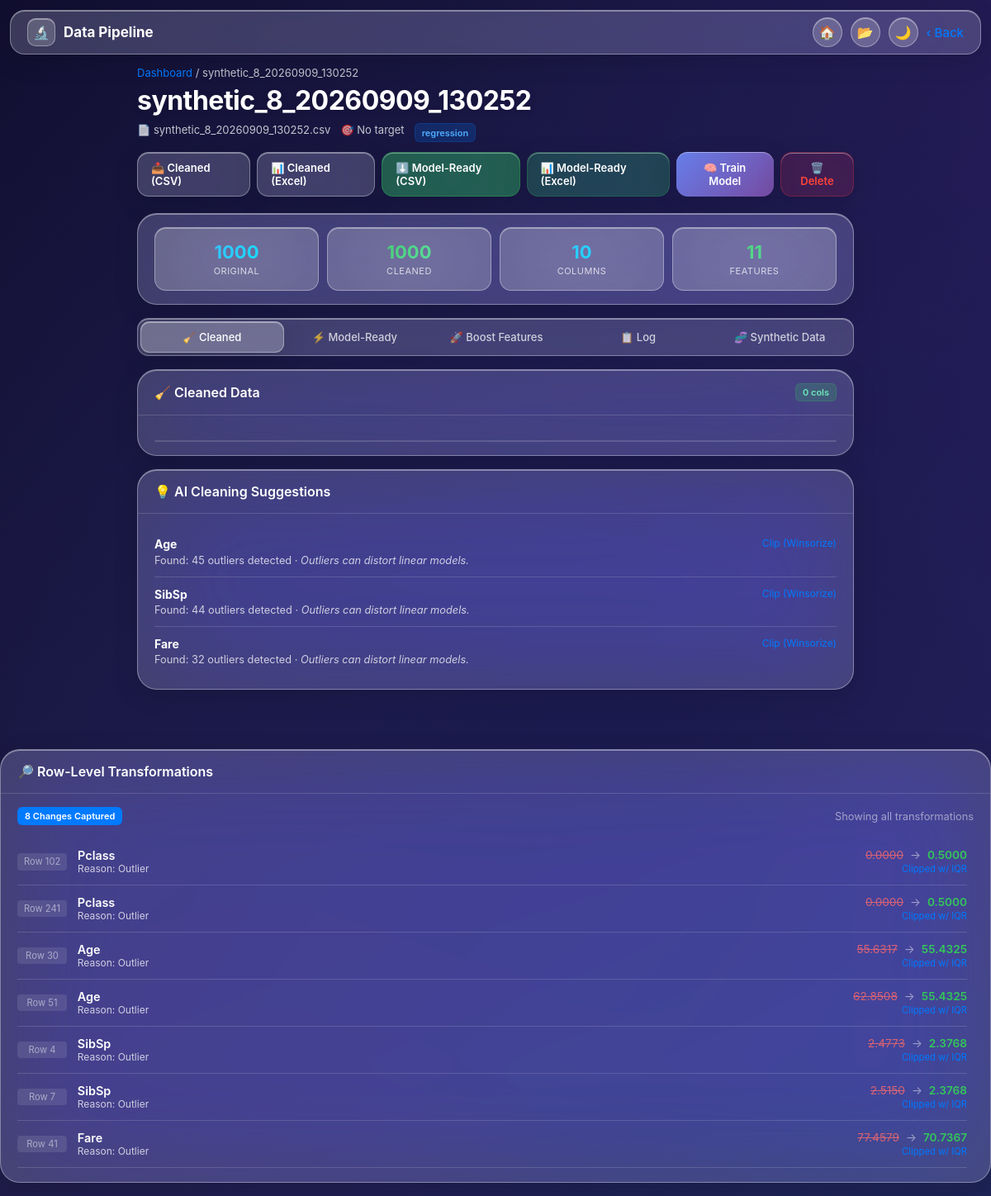
Page /dataset/9 (signed in) on the committed database.
### app.py (models this page shows)
class Dataset(db.Model):
    id = db.Column(db.Integer, primary_key=True)
    name = db.Column(db.String(200), nullable=False)
    original_filename = db.Column(db.String(200), nullable=False)
    cleaned_path = db.Column(db.String(500))
    final_path = db.Column(db.String(500))
    original_rows = db.Column(db.Integer)
    original_cols = db.Column(db.Integer)
    cleaned_rows = db.Column(db.Integer)
    cleaned_cols = db.Column(db.Integer)
    final_rows = db.Column(db.Integer)
    final_cols = db.Column(db.Integer)
    target_column = db.Column(db.String(100))
    problem_type = db.Column(db.String(50))
    processing_log = db.Column(db.Text)
    model_path = db.Column(db.String(500))
    model_results = db.Column(db.Text)
    created_at = db.Column(db.DateTime, default=datetime.utcnow)
    user_id = db.Column(db.Integer, db.ForeignKey('user.id'), nullable=False)

### app.py (the view)
@app.route('/dataset/<int:dataset_id>')
@jwt_required
def view_dataset(dataset_id):
    _load_data_libs()
    dataset = Dataset.query.get_or_404(dataset_id)
    if dataset.user_id != g.current_user.id:
        return jsonify({'error': 'Access denied'}), 403
    cleaned_sample = []
    cleaned_columns = []
    final_sample = []
    final_columns = []
    try:
        if os.path.exists(dataset.cleaned_path):
            df_clean = pd.read_csv(dataset.cleaned_path)
            cleaned_columns = df_clean.columns.tolist()
            cleaned_sample = df_clean.head(10).replace({np.nan: None}).to_dict('records')
        if os.path.exists(dataset.final_path):
            df_final = pd.read_csv(dataset.final_path)
            final_columns = df_final.columns.tolist()
            final_sample = df_final.head(10).replace({np.nan: None}).to_dict('records')
    except Exception as e:
        print(f"Error loading dataset samples: {e}")
    other_datasets = Dataset.query.filter(
        Dataset.user_id == g.current_user.id,
        Dataset.id != dataset_id
    ).all()
    return render_template('view_dataset.html',
        dataset=dataset,
        cleaned_columns=cleaned_columns,
        cleaned_sample=cleaned_sample,
        final_columns=final_columns,
        final_sample=final_sample,
        processing_log=json.loads(dataset.processing_log) if dataset.processing_log else {},
        other_datasets=other_datasets
    )

### app.py (called while the page is built)
def _load_data_libs():
    global pd, np
    if pd is None:
        import pandas
        pd = pandas
    if np is None:
        import numpy
        np = numpy

def decode_token(token):
    try:
        payload = pyjwt.decode(token, JWT_SECRET_KEY, algorithms=[JWT_ALGORITHM])
        return payload
    except pyjwt.ExpiredSignatureError:
        return None
    except pyjwt.InvalidTokenError:
        return None

def get_current_user():
    token = None
    token = request.cookies.get('access_token')
    if not token:
        auth_header = request.headers.get('Authorization', '')
        if auth_header.startswith('Bearer '):
            token = auth_header[7:]
    if not token:
        return None
    payload = decode_token(token)
    if not payload or payload.get('type') != 'access':
        return None
    user = User.query.get(int(payload['sub']))
    return user

def jwt_required(f):
    @wraps(f)
    def decorated(*args, **kwargs):
        user = get_current_user()
        if not user:
            if request.is_json or request.headers.get('Authorization'):
                return jsonify({'error': 'Authentication required', 'code': 'TOKEN_EXPIRED'}), 401
            return redirect(url_for('login'))
        g.current_user = user
        return f(*args, **kwargs)
    return decorated

### templates/view_dataset.html (shortened to what this page needs)
<!DOCTYPE html>
<html lang="en" data-theme="dark">
<head>
</head>
<body>
    <div class="wallpaper"></div>
    <nav class="navbar">
        <a href="{{ url_for('index') }}" class="navbar-brand">
            <div class="brand-icon">🔬</div>
            <span>Data Pipeline</span>
        </a>
        <div class="navbar-actions">
            <a href="{{ url_for('index') }}"
                style="width:36px;height:36px;border-radius:50%;background:var(--glass-bg);backdrop-filter:var(--glass-blur);-webkit-backdrop-filter:var(--glass-blur);border:1px solid var(--glass-border);box-shadow:var(--glass-inner);display:flex;align-items:center;justify-content:center;font-size:1rem;text-decoration:none;transition:transform 0.15s;"
                title="Home">🏠</a>
            <a href="{{ url_for('file_manager') }}"
                style="width:36px;height:36px;border-radius:50%;background:var(--glass-bg);backdrop-filter:var(--glass-blur);-webkit-backdrop-filter:var(--glass-blur);border:1px solid var(--glass-border);box-shadow:var(--glass-inner);display:flex;align-items:center;justify-content:center;font-size:1rem;text-decoration:none;transition:transform 0.15s;"
                title="File Manager">📂</a>
            <button class="theme-btn" onclick="toggleTheme()" id="theme-icon">🌙</button>
            <a href="{{ url_for('dashboard') }}" class="btn-back">‹ Back</a>
        </div>
    </nav>
    <div class="main-content">
        <div class="page-header">
            <div class="breadcrumb">
                <a href="{{ url_for('dashboard') }}">Dashboard</a> / {{ dataset.name }}
            </div>
            <h1 class="page-title">{{ dataset.name }}</h1>
            <div class="page-meta">
                <span>📄 {{ dataset.original_filename }}</span>
                <span>🎯 {{ dataset.target_column or 'No target' }}</span>
                <span class="badge">{{ dataset.problem_type or 'N/A' }}</span>
            </div>
            <div class="btn-group">
                <a href="{{ url_for('download_dataset', dataset_id=dataset.id, file_type='cleaned') }}" class="btn">📥
                    Cleaned (CSV)</a>
                <a href="{{ url_for('download_dataset', dataset_id=dataset.id, file_type='cleaned', format='xlsx') }}"
                    class="btn">📊 Cleaned (Excel)</a>
                <a href="{{ url_for('download_dataset', dataset_id=dataset.id, file_type='final') }}"
                    class="btn btn-success">⬇️ Model-Ready (CSV)</a>
                <a href="{{ url_for('download_dataset', dataset_id=dataset.id, file_type='final', format='xlsx') }}"
                    class="btn btn-success"
                    style="background:rgba(52, 199, 89, 0.25); border-color:rgba(52, 199, 89, 0.2);">📊 Model-Ready
                    (Excel)</a>
                <button class="btn" id="train-btn" onclick="trainModel()"
                    style="background:linear-gradient(135deg,#667eea,#764ba2);border:none;cursor:pointer;">🧠 Train
                    Model</button>
                <button class="btn" onclick="triggerDelete({{ dataset.id }}, this)"
                    style="background:rgba(255,59,48,0.15);color:#ff453a;border:1px solid rgba(255,59,48,0.25);">🗑️
                    Delete</button>
            </div>
        </div>
        <div class="glass-card">
            <div class="card-body">
                <div class="stats-row">
                    <div class="stat-item">
                        <div class="stat-value">{{ dataset.original_rows | default(0) }}</div>
                        <div class="stat-label">Original</div>
                    </div>
                    <div class="stat-item">
                        <div class="stat-value green">{{ dataset.cleaned_rows | default(0) }}</div>
                        <div class="stat-label">Cleaned</div>
                    </div>
                    <div class="stat-item">
                        <div class="stat-value">{{ dataset.original_cols | default(0) }}</div>
                        <div class="stat-label">Columns</div>
                    </div>
                    <div class="stat-item">
                        <div class="stat-value green">{{ dataset.final_cols | default(0) }}</div>
                        <div class="stat-label">Features</div>
                    </div>
                </div>
            </div>
        </div>
        <div class="tab-bar">
            <button class="tab active" onclick="showTab('cleaned')">🧹 Cleaned</button>
            <button class="tab" onclick="showTab('final')">⚡ Model-Ready</button>
            <button class="tab" id="evolve-tab-btn" onclick="showTab('evolve')">🚀 Boost Features</button>
            <button class="tab" onclick="showTab('ops')">📋 Log</button>
            <button class="tab" id="synth-tab-btn" onclick="showTab('synth')">🧬 Synthetic Data</button>
        </div>
        <div id="tab-cleaned" class="tab-content active">
            <div class="glass-card">
                <div class="card-header">
                    <h2>🧹 Cleaned Data</h2>
                    <span class="badge green">{{ cleaned_columns | length }} cols</span>
                </div>
                <div class="card-body">
                    <div class="table-wrap scroll-container">
                    </div>
                </div>
            </div>
        </div>
        <div class="glass-card">
            <div class="card-header">
                <h2>💡 AI Cleaning Suggestions</h2>
            </div>
            <div class="card-body">
                <ul class="ops-list">
                    {% for s in processing_log.get('suggestions', []) %}
                    <li>
                        <div style="width:100%">
                            <div style="display:flex;justify-content:space-between;margin-bottom:0.2rem;">
                                <strong>{{ s.column }}</strong>
                                <span style="color:var(--accent);font-size:0.75rem;">{{ s.action }}</span>
                            </div>
                            <div style="font-size:0.8rem;color:var(--text-secondary);">
                                Found: {{ s.issue }} · <em>{{ s.reason }}</em>
                            </div>
                        </div>
                    </li>
                    {% else %}
                    <li class="muted">No suggestions generated</li>
                    {% endfor %}
                </ul>
            </div>
        </div>
    </div>
    <div class="glass-card" style="margin-top:1.5rem;">
        <div class="card-header" style="display:flex; justify-content:space-between; align-items:center;">
            <h2>🔎 Row-Level Transformations</h2>
        </div>
        <div class="card-body">
            {% set changes = processing_log.get('row_changes', []) %}
            <div style="display:flex; justify-content:space-between; align-items:center; margin-bottom:1rem;">
                <span class="badge" style="background:var(--accent); color:white;">{{ changes|length }} Changes
                    Captured</span>
                <span style="font-size:0.8rem; color:var(--text-tertiary);">Showing all transformations</span>
            </div>
            <div class="custom-scrollbar" style="max-height: 400px; overflow-y: auto; padding-right: 0.5rem;">
                <ul class="ops-list">
                    {% for c in changes %}
                    <li>
                        <div style="width:100%; display:flex; align-items:center; justify-content:space-between;">
                            <div style="display:flex; align-items:center; gap:0.8rem;">
                                <div
                                    style="background:rgba(255,255,255,0.1); padding:0.2rem 0.5rem; border-radius:4px; font-size:0.7rem; color:var(--text-tertiary); min-width: 60px; text-align:center;">
                                    Row {{ c.index }}
                                </div>
                                <div>
                                    <div style="font-weight:600; font-size:0.9rem;">{{ c.column }}</div>
                                    <div style="font-size:0.75rem; color:var(--text-secondary);">
                                        Reason: {{ c.reason }}
                                    </div>
                                </div>
                            </div>
                            <div style="text-align:right;">
                                <div
                                    style="display:flex; align-items:center; gap:0.5rem; font-size:0.85rem; justify-content: flex-end;">
                                    <span
                                        style="color:#ff6b6b; text-decoration:line-through; opacity:0.8; max-width: 150px; overflow:hidden; text-overflow:ellipsis; white-space:nowrap;"
                                        title="{{ c.old_value }}">{{ c.old_value }}</span>
                                    <span style="color:var(--text-tertiary);">→</span>
                                    <span
                                        style="color:var(--success); font-weight:600; max-width: 150px; overflow:hidden; text-overflow:ellipsis; white-space:nowrap;"
                                        title="{{ c.new_value }}">{{ c.new_value }}</span>
                                </div>
                                <div style="font-size:0.7rem; color:var(--accent); margin-top:2px;">
                                    {{ c.operation }}
                                </div>
                            </div>
                        </div>
                    </li>
                    {% else %}
                    <li class="muted">No specific row transformations captured</li>
                    {% endfor %}
                </ul>
            </div>
        </div>
    </div>
</body>
</html>

### rows in the picture
Dataset: name "synthetic_8_20260909_130252", original_filename "synthetic_8_20260909_130252.csv", target_column "No target", problem_type "regression", original_rows "1000", cleaned_rows "1000", original_cols "10", final_cols "11"

### other values in the picture
{{ cleaned_columns | length }} "0"
{{ s.column }} "Age" "SibSp" "Fare"
{{ s.action }} "Clip (Winsorize)" "Clip (Winsorize)" "Clip (Winsorize)"
{{ s.issue }} "45 outliers detected" "44 outliers detected" "32 outliers detected"
{{ s.reason }} "Outliers can distort linear models." "Outliers can distort linear models." "Outliers can distort linear models."
{{ changes|length }} "8"
{{ c.index }} "102" "241" "30" "51" "4" "7" "41"
{{ c.column }} "Pclass" "Pclass" "Age" "Age" "SibSp" "SibSp" "Fare"
{{ c.reason }} "Outlier" "Outlier" "Outlier" "Outlier" "Outlier" "Outlier" "Outlier"
{{ c.old_value }} "0.0000" "0.0000" "55.6317" "62.8508" "2.4773" "2.5150" "77.4579"
{{ c.new_value }} "0.5000" "0.5000" "55.4325" "55.4325" "2.3768" "2.3768" "70.7367"
{{ c.operation }} "Clipped w/ IQR" "Clipped w/ IQR" "Clipped w/ IQR" "Clipped w/ IQR" "Clipped w/ IQR" "Clipped w/ IQR" "Clipped w/ IQR"
